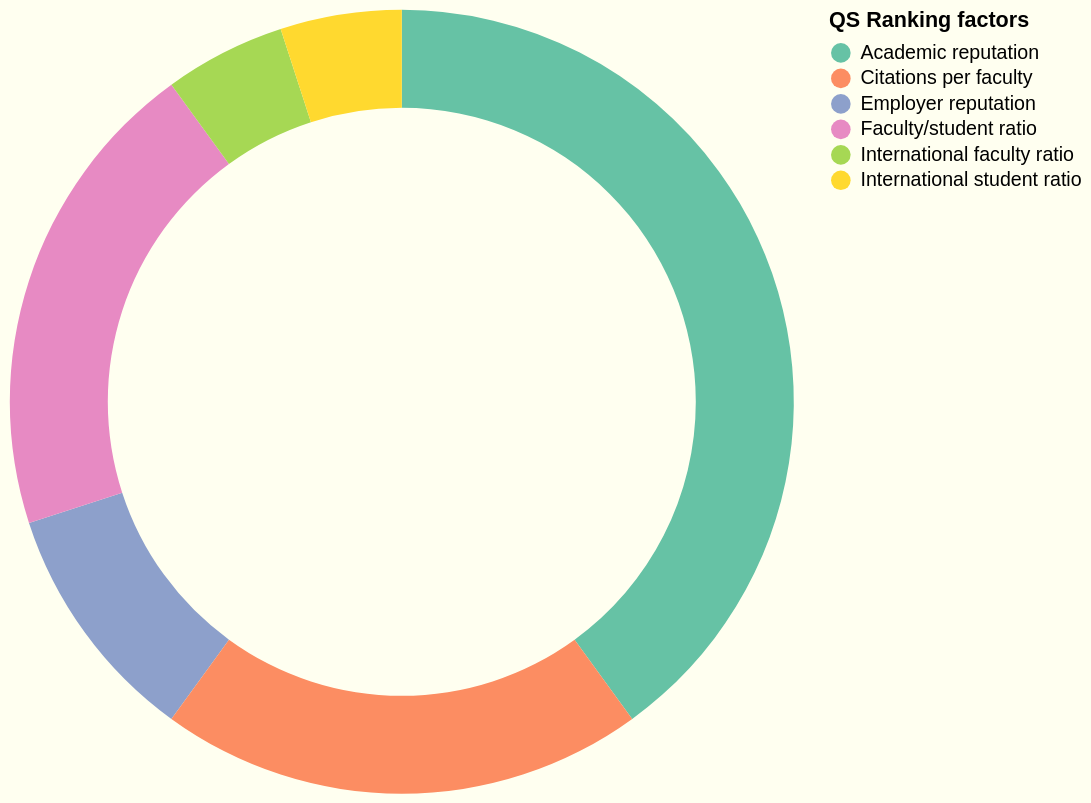

Vega-Lite specification stored for this chart:
### Vega-Lite specification from a JSON file in a GitHub repository (floating-point values rounded to 4 significant figures)
{"$schema": "https://vega.github.io/schema/vega-lite/v4.json", "background": "ivory", "width": 400, "height": 400, "data": {"values": [{"category": "Academic reputation", "value": 40}, {"category": "Employer reputation", "value": 10}, {"category": "Faculty/student ratio", "value": 20}, {"category": "Citations per faculty", "value": 20}, {"category": "International faculty ratio", "value": 5}, {"category": "International student ratio", "value": 5}]}, "mark": {"type": "arc", "innerRadius": 150}, "encoding": {"theta": {"field": "value", "type": "quantitative"}, "color": {"field": "category", "type": "nominal", "title": "QS Ranking factors", "scale": {"range": ["#66c2a5", "#fc8d62", "#8da0cb", "#e78ac3", "#a6d854", "#ffd92f"]}}, "tooltip": [{"field": "category", "title": "Category"}, {"field": "value", "title": "Weight (%)"}]}, "view": {"stroke": null}}
